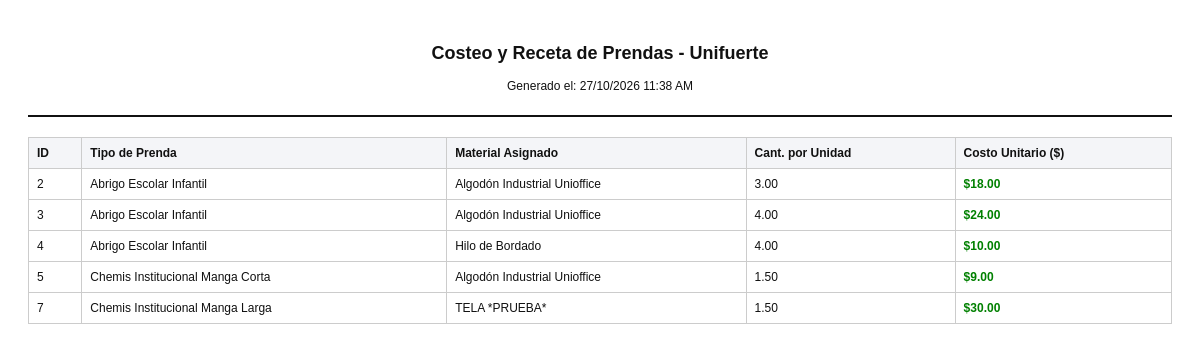
The page /entidades/Receta_Prenda/reporte.php on the database its author committed.
### tables this page shows
CREATE TABLE `receta_prenda` (
  `ID` int(11) NOT NULL,
  `id_producto` int(11) DEFAULT NULL,
  `tipo_prenda` varchar(100) DEFAULT NULL,
  `id_materia_prima` int(11) DEFAULT NULL,
  `cantidad_por_unidad` decimal(10,2) DEFAULT NULL,
  `Costo_unitario` decimal(10,2) DEFAULT NULL,
  `id_receta_master` int(11) DEFAULT 0
);

CREATE TABLE `materia_prima` (
  `ID` int(11) NOT NULL,
  `id_mp_subcategoria` int(11) DEFAULT NULL,
  `nombre` varchar(255) DEFAULT NULL,
  `textura` varchar(255) DEFAULT NULL,
  `color` varchar(100) DEFAULT NULL,
  `codigo_color` varchar(50) DEFAULT NULL,
  `tamano_dimension` varchar(100) DEFAULT NULL,
  `origen_procedencia` varchar(255) DEFAULT NULL,
  `unidad_medida` varchar(50) DEFAULT NULL,
  `stock_actual` decimal(10,2) DEFAULT NULL,
  `stock_minimo` decimal(10,2) DEFAULT NULL,
  `composicion` varchar(255) DEFAULT NULL,
  `foto` varchar(255) DEFAULT NULL,
  `costo` decimal(10,2) DEFAULT NULL,
  `descripcion` text DEFAULT NULL
);

### entidades/Receta_Prenda/reporte.php (the view, shortened to what this page needs)
<?php
require_once '../../conexion.php';
$sql = "SELECT rp.*, m.nombre as mat_nombre
        FROM receta_prenda rp
        LEFT JOIN materia_prima m ON rp.id_materia_prima = m.ID
        ORDER BY rp.tipo_prenda ASC";
$recetas = $pdo->query($sql)->fetchAll(PDO::FETCH_ASSOC);
?>
<!DOCTYPE html>
<html lang="es">
<head>
</head>
<body onload="window.print()">
    <div class="header">
        <h2>Costeo y Receta de Prendas - Unifuerte</h2>
        <p>Generado el: <?= date('d/m/Y h:i A') ?></p>
    </div>
    <table>
        <thead>
            <tr>
                <th>ID</th>
                <th>Tipo de Prenda</th>
                <th>Material Asignado</th>
                <th>Cant. por Unidad</th>
                <th>Costo Unitario ($)</th>
            </tr>
        </thead>
        <tbody>
            <?php foreach($recetas as $rp): ?>
            <tr>
                <td><?= $rp['ID'] ?></td>
                <td><?= htmlspecialchars($rp['tipo_prenda'] ?? '') ?></td>
                <td><?= htmlspecialchars($rp['mat_nombre'] ?? 'N/A') ?></td>
                <td><?= htmlspecialchars($rp['cantidad_por_unidad'] ?? '') ?></td>
                <td style="font-weight: bold; color: green;">$<?= htmlspecialchars($rp['Costo_unitario'] ?? '0.00') ?></td>
            </tr>
            <?php endforeach; ?>
        </tbody>
    </table>
</body>
</html>

### entidades/Receta_Prenda/reporte.php (style rules this page uses)
body { font-family: Arial, sans-serif; font-size: 12px; color: #111; padding: 20px; }
table { width: 100%; border-collapse: collapse; margin-top: 20px; }
th, td { border: 1px solid #ccc; padding: 8px; text-align: left; }
th { background: #f4f5f8; font-weight: bold; }
.header { text-align: center; border-bottom: 2px solid #111; padding-bottom: 10px; margin-bottom: 20px; }

### rows shown on the page
receta_prenda: ID "2", tipo_prenda "Abrigo Escolar Infantil", id_materia_prima.nombre "Algodón Industrial Unioffice", cantidad_por_unidad "3.00", Costo_unitario "18.00"
receta_prenda: ID "3", tipo_prenda "Abrigo Escolar Infantil", id_materia_prima.nombre "Algodón Industrial Unioffice", cantidad_por_unidad "4.00", Costo_unitario "24.00"
receta_prenda: ID "4", tipo_prenda "Abrigo Escolar Infantil", id_materia_prima.nombre "Hilo de Bordado", cantidad_por_unidad "4.00", Costo_unitario "10.00"
receta_prenda: ID "5", tipo_prenda "Chemis Institucional Manga Corta", id_materia_prima.nombre "Algodón Industrial Unioffice", cantidad_por_unidad "1.50", Costo_unitario "9.00"
receta_prenda: ID "7", tipo_prenda "Chemis Institucional Manga Larga", id_materia_prima.nombre "TELA *PRUEBA*", cantidad_por_unidad "1.50", Costo_unitario "30.00"
